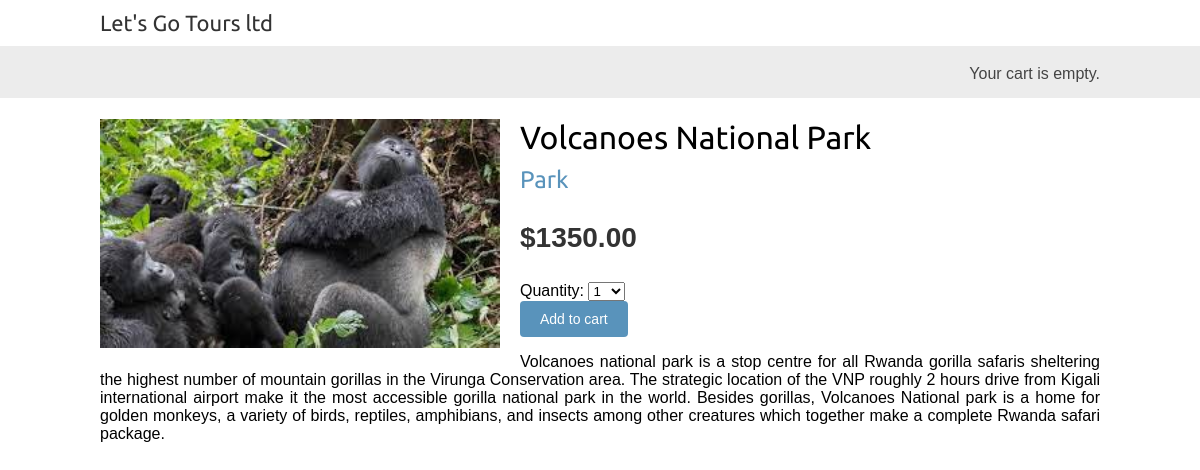
Page /3/volcanoes-national-park/ on the committed database.
### shop/models.py (models this page shows, shortened)
class Product(models.Model):
    category=models.ForeignKey(Category,
                               related_name='products',
                               on_delete=models.CASCADE)
    name=models.CharField(max_length=200)
    slug=models.SlugField(max_length=200)
    image=models.ImageField(upload_to='product/%Y/%m/%d',
                            blank=True)
    description=models.TextField(blank=True)
    price=models.DecimalField(max_digits=10,
                              decimal_places=2)
    available=models.BooleanField(default=True)
    created=models.DateTimeField(auto_now_add=True)
    updated=models.DateTimeField(auto_now=True)
    class Meta:
        ordering=['name']
        indexes=[
            models.Index(fields=['id','slug']),
            models.Index(fields=['name']),
            models.Index(fields=['-created'])
        ]

class Category(models.Model):
    name=models.CharField(max_length=200)
    slug=models.SlugField(max_length=200,
                          unique=True)
    class Meta:
        ordering=['name']
        indexes=[
            models.Index(fields=['name']),
        ]
        verbose_name='category'
        verbose_name_plural='categories'
    def __str__(self):
        return self.name
    def get_absolute_url(self):
        return reverse('shop:product_list_by_category',
                       args=[self.slug])

### shop/views.py (the view)
# urls.py: path('<int:id>/<slug:slug>/',views.product_detail,name='product_detail')
def product_detail(request,id,slug):
    product=get_object_or_404(Product,
                              id=id,
                              slug=slug,
                              available=True)
    cart_product_form=CartAddProductForm()
    return render(request,
                  'shop/product/detail.html',
                  {'product':product,
                   'cart_product_form':cart_product_form})

### cart/forms.py
class CartAddProductForm(forms.Form):
    quantity=forms.TypedChoiceField(
                                choices=PRODUCT_QUANTITY_CHOICES,coerce=int)
    override=forms.BooleanField(required=False,
                                initial=False,
                                widget=forms.HiddenInput)

### shop/templates/shop/product/detail.html (shortened to what this page needs)
{% extends "shop/base.html" %}
{% load static %}
{% block content %}
 <div class="product-detail">
 <img src="{% if product.image %}{{ product.image.url }}{% else %}
 {% static "img/no_image.png" %}{% endif %}">
 <h1>{{ product.name }}</h1>
 <h2>
 <a href="{{ product.category.get_absolute_url }}">
 {{ product.category }}
 </a>
 </h2>
 <p class="price">${{ product.price }}</p>
 <form action="{% url "cart:cart_add" product.id %}" method="post">
    {{ cart_product_form }}
    <input type="submit" value="Add to cart">
   </form>
 {{ product.description|linebreaks }}
 </div>
{% endblock %}

### shop/static/css/base.css (style rules this page uses)
body { margin:0; padding:0; font-family:helvetica, sans-serif; }
h1, h2, h3, h4, h5 , h6 { font-family: 'Ubuntu', sans-serif; font-weight:normal; }
a { text-decoration:none; color:#5993bb; }
a.button, input[type="submit"] { color:#fff; background:#5993bb; border-radius:4px; padding:10px 20px; font-size:14px; border:0; }
.product-detail { text-align:justify; }
.product-detail .price { color:#333; font-size:28px; font-weight:bold; }
.product-detail img { width:40%; float:left; padding:0 20px 20px 0; }
.product-detail h1 { margin-bottom:0; }
.product-detail h2 { margin-top:10px; }

### rows in the picture
Product: image (picture), name "Volcanoes National Park", category "Park", price "1350.00", description "Volcanoes national park is a stop centre for all Rwanda gorilla safaris sheltering the highest number of mountain gorillas in the Virunga Conservation area. The strategic location of the VNP roughly 2 hours drive from Kigali international airport make it the most accessible gorilla national park in the world. Besides gorillas, Volcanoes National park is a home for golden monkeys, a variety of birds, reptiles, amphibians, and insects among other creatures which together make a complete Rwanda safari package."
